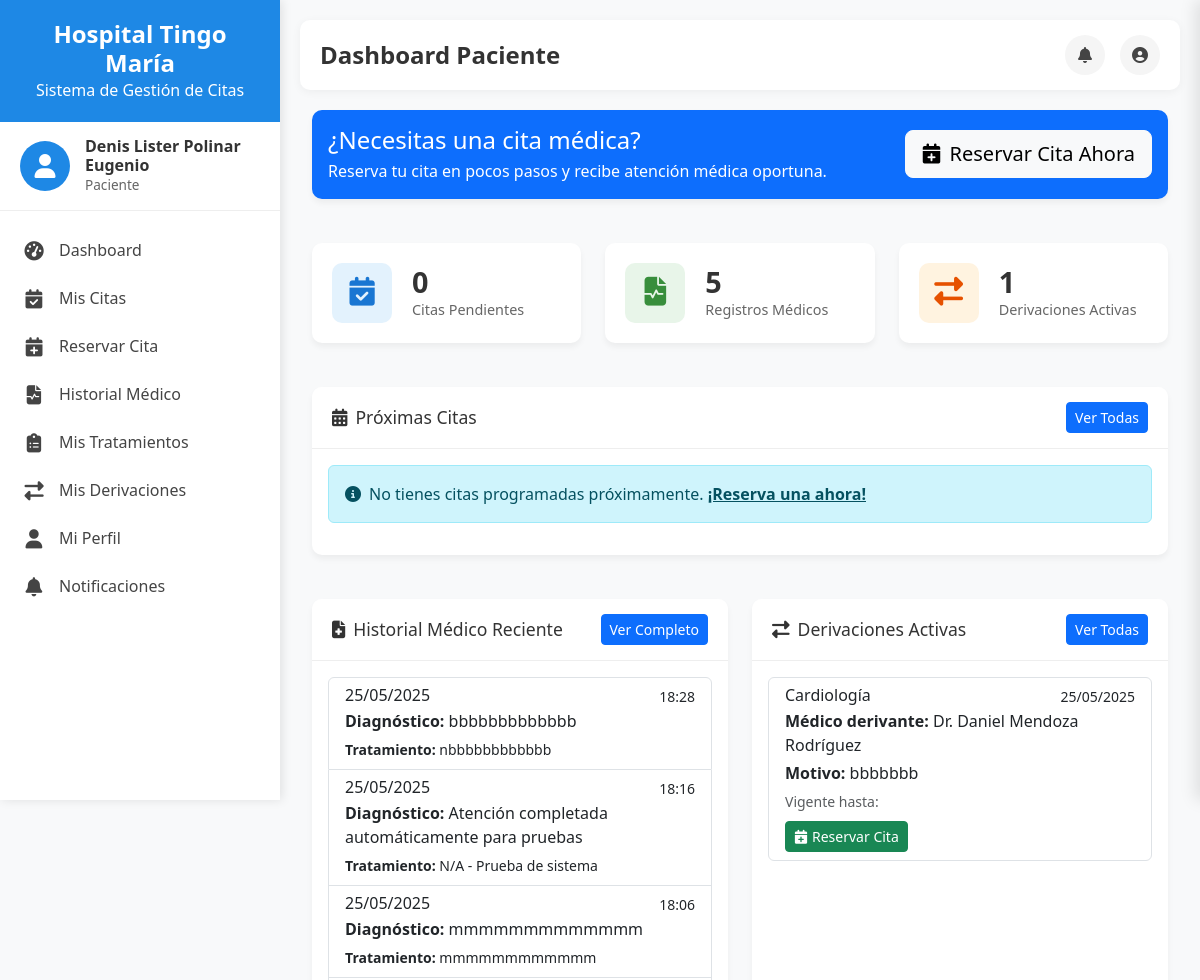
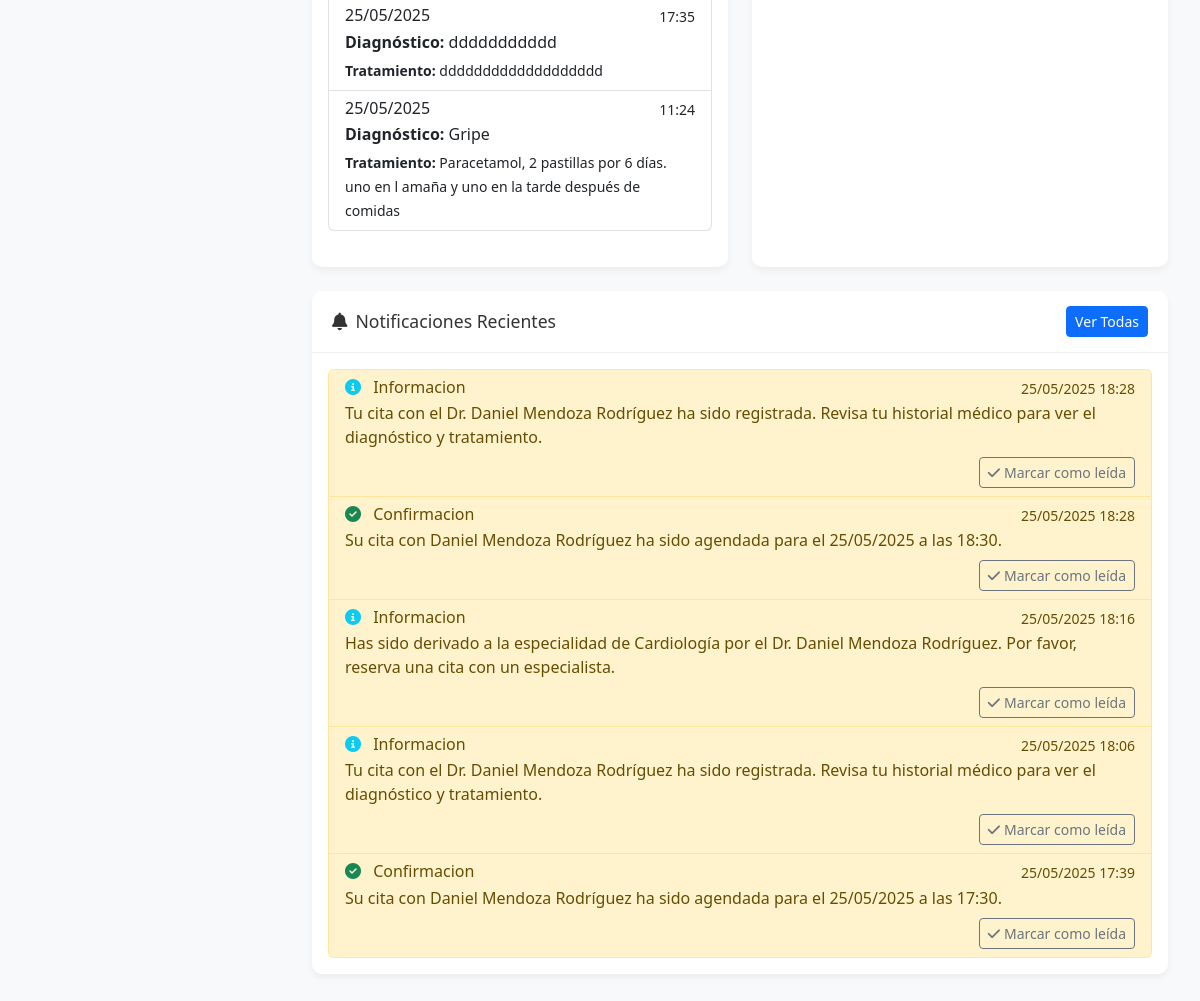
Before: /dashboard/paciente/ (signed in) with the older database file (2 pictures, top to bottom).
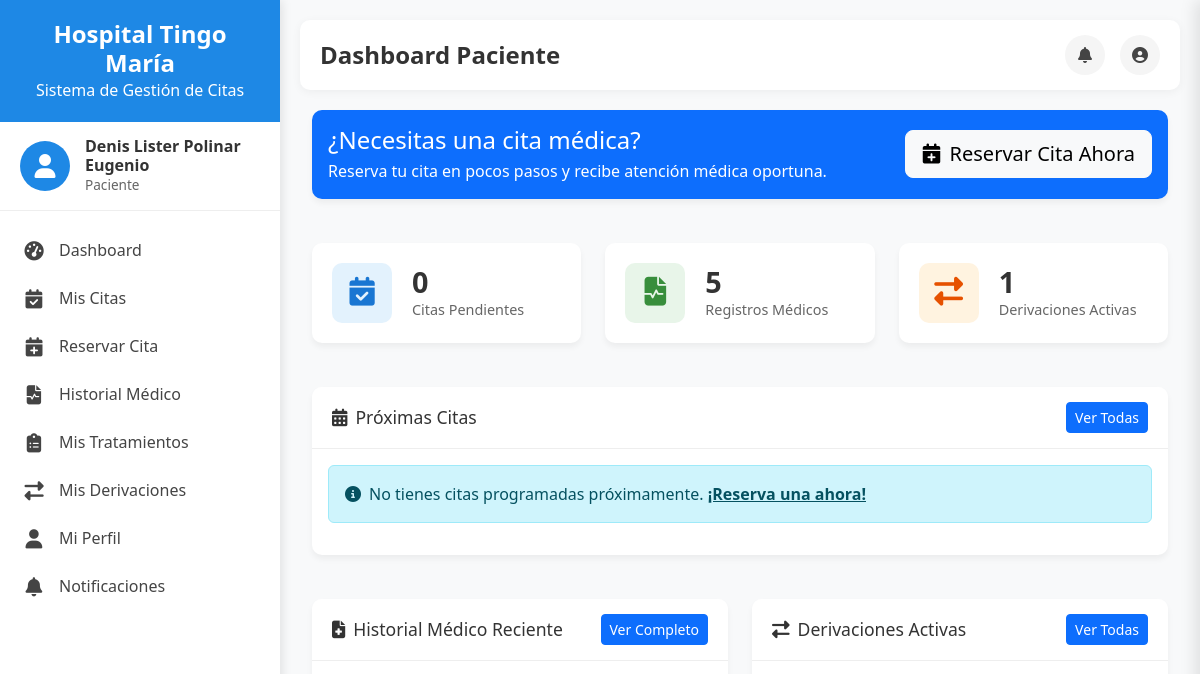
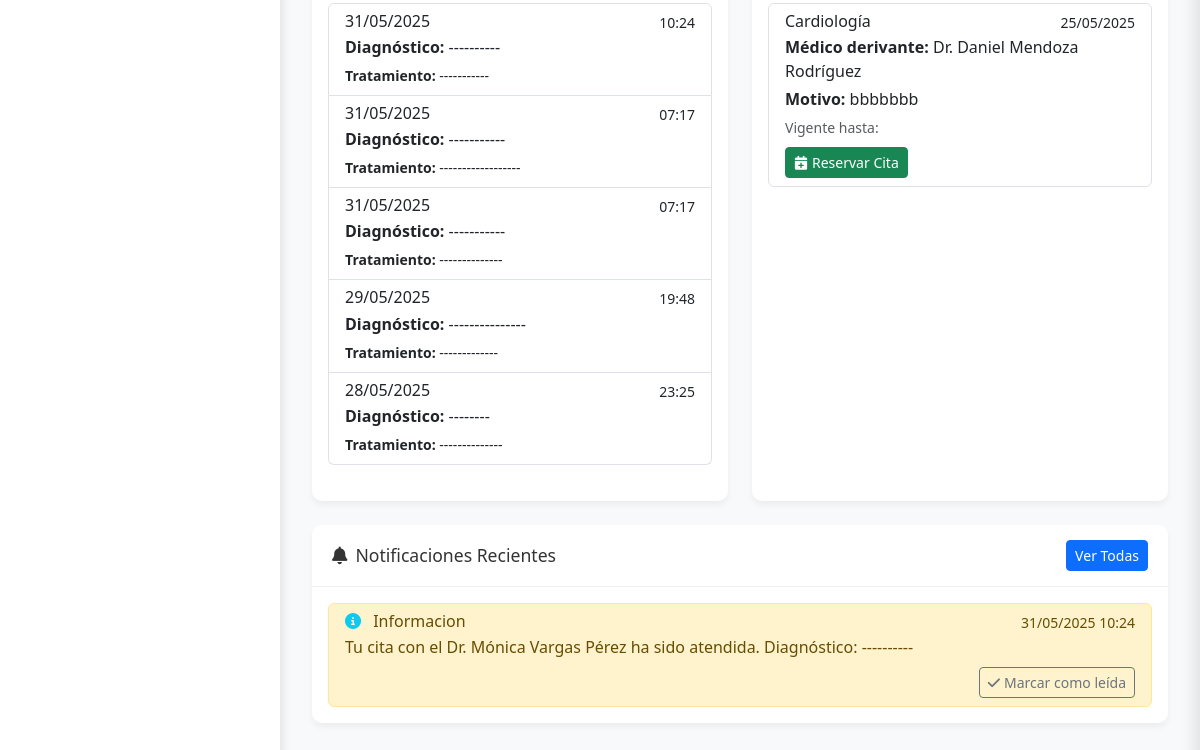
After: the same page with the newer database file (2 pictures, top to bottom).
### core/models.py (models this page shows, shortened)
class HistorialMedico(models.Model):
    paciente = models.ForeignKey(Paciente, on_delete=models.CASCADE, related_name='historiales')
    fecha = models.DateTimeField(auto_now_add=True)
    diagnostico = models.TextField()
    tratamiento = models.TextField()
    observaciones = models.TextField(blank=True)
    class Meta:
        verbose_name = 'Historial Médico'
        verbose_name_plural = 'Historiales Médicos'
        ordering = ['-fecha']

class Derivacion(models.Model):
    paciente = models.ForeignKey(Paciente, on_delete=models.CASCADE, related_name='derivaciones')
    medico_origen = models.ForeignKey(Medico, on_delete=models.CASCADE, related_name='derivaciones_realizadas')
    especialidad_destino = models.ForeignKey(Especialidad, on_delete=models.CASCADE, related_name='derivaciones_recibidas')
    fecha_derivacion = models.DateField(auto_now_add=True)
    motivo = models.TextField()
    vigencia_dias = models.PositiveIntegerField(default=30)
    estado = models.CharField(max_length=15, choices=ESTADO_DERIVACION_CHOICES, default='pendiente')
    cita_agendada = models.BooleanField(default=False)
    class Meta:
        verbose_name = 'Derivación'
        verbose_name_plural = 'Derivaciones'

class Especialidad(models.Model):
    nombre = models.CharField(max_length=100)
    descripcion = models.TextField(blank=True)
    acceso_directo = models.BooleanField(default=False, help_text='Si puede ser agendada sin derivación previa')
    class Meta:
        verbose_name = 'Especialidad'
        verbose_name_plural = 'Especialidades'

class Medico(models.Model):
    usuario = models.OneToOneField(Usuario, on_delete=models.CASCADE, related_name='medico')
    cmp = models.CharField(max_length=10, verbose_name='Código Médico Profesional')
    especialidad = models.ForeignKey(Especialidad, on_delete=models.CASCADE, related_name='medicos')
    class Meta:
        verbose_name = 'Médico'
        verbose_name_plural = 'Médicos'

class Usuario(AbstractUser):
    nombres = models.CharField(max_length=100, blank=True)
    apellidos = models.CharField(max_length=100, blank=True)
    dni = models.CharField(max_length=8, unique=True, null=True, blank=True)
    telefono = models.CharField(max_length=15, blank=True)
    direccion = models.TextField(blank=True)
    fecha_nacimiento = models.DateField(null=True, blank=True)
    sexo = models.CharField(max_length=1, choices=SEXO_CHOICES, blank=True)
    rol = models.ForeignKey(Rol, on_delete=models.SET_NULL, null=True, related_name='usuarios')
    foto_perfil = models.ImageField(upload_to='fotos_perfil/', null=True, blank=True)
    class Meta:
        verbose_name = 'Usuario'
        verbose_name_plural = 'Usuarios'

class Notificacion(models.Model):
    usuario = models.ForeignKey(Usuario, on_delete=models.CASCADE, related_name='notificaciones')
    mensaje = models.TextField()
    tipo = models.CharField(max_length=15, choices=TIPO_NOTIFICACION_CHOICES)
    fecha_envio = models.DateTimeField(auto_now_add=True)
    leido = models.BooleanField(default=False)
    importante = models.BooleanField(default=False)
    url_redireccion = models.CharField(max_length=255, blank=True, null=True, help_text="URL a la que redirigir al hacer clic en la notificación")
    objeto_relacionado = models.CharField(max_length=50, blank=True, null=True, help_text="Tipo de objeto relacionado (ej: 'cita', 'derivacion')")
    objeto_id = models.PositiveIntegerField(blank=True, null=True, help_text="ID del objeto relacionado")
    fecha_lectura = models.DateTimeField(null=True, blank=True)
    class Meta:
        verbose_name = 'Notificación'
        verbose_name_plural = 'Notificaciones'
        ordering = ['-fecha_envio']

### core/views.py (the view)
# urls.py: path('dashboard/paciente/', views.dashboard_paciente, name='dashboard_paciente'),
@login_required
def dashboard_paciente(request):
    if not request.user.rol or request.user.rol.nombre != 'Paciente':
        messages.error(request, 'No tienes permiso para acceder a esta pagina')
        return redirect('home')
    try:
        paciente = request.user.paciente
        proximas_citas = Cita.objects.filter(
            paciente=paciente,
            fecha__gte=timezone.now().date(),
            estado__in=['pendiente', 'confirmada']
        ).order_by('fecha', 'hora_inicio')[:5]
        historial = HistorialMedico.objects.filter(paciente=paciente).order_by('-fecha')[:5]
        derivaciones = Derivacion.objects.filter(
            paciente=paciente,
            estado='pendiente',
            fecha_derivacion__gte=timezone.now().date() - timedelta(days=30)
        )
        notificaciones = Notificacion.objects.filter(
            usuario=request.user,
            leido=False
        ).order_by('-fecha_envio')[:5]
        context = {
            'proximas_citas': proximas_citas,
            'historial': historial,
            'derivaciones': derivaciones,
            'notificaciones': notificaciones,
        }
        return render(request, 'dashboard/paciente/dashboard.html', context)
    except Paciente.DoesNotExist:
        messages.error(request, 'No se encontro el perfil de paciente')
        return redirect('home')

### core/templatetags/notification_filters.py (called while the page is built)
@register.filter
def get_notification_icon(tipo):
    iconos = {
        'confirmacion': 'check-circle',
        'recordatorio': 'clock',
        'cancelacion': 'times-circle',
        'advertencia': 'exclamation-triangle',
        'informacion': 'info-circle'
    }
    return iconos.get(tipo, 'bell')

### templates/dashboard/paciente/dashboard.html (shortened to what the changed rows need)
{% extends 'dashboard/base_dashboard.html' %}
{% block content %}
<div class="container-fluid">
    <div class="row">
        <div class="col-md-6 mb-4">
            <div class="card h-100">
                <div class="card-body">
                    {% if historial %}
                    <div class="list-group">
                        {% for registro in historial %}
                        <div class="list-group-item list-group-item-action">
                            <div class="d-flex w-100 justify-content-between">
                                <h6 class="mb-1">{{ registro.fecha|date:"d/m/Y" }}</h6>
                                <small>{{ registro.fecha|time:"H:i" }}</small>
                            </div>
                            <p class="mb-1"><strong>Diagnóstico:</strong> {{ registro.diagnostico|truncatechars:100 }}</p>
                            <small><strong>Tratamiento:</strong> {{ registro.tratamiento|truncatechars:100 }}</small>
                        </div>
                        {% endfor %}
                    </div>
                    {% else %}
                    <div class="alert alert-info">
                        <i class="fas fa-info-circle me-2"></i>No hay registros médicos disponibles.
                    </div>
                    {% endif %}
                </div>
            </div>
        </div>
        <div class="col-md-6 mb-4">
            <div class="card h-100">
                <div class="card-body">
                    {% if derivaciones %}
                    <div class="list-group">
                        {% for derivacion in derivaciones %}
                        <div class="list-group-item list-group-item-action">
                            <div class="d-flex w-100 justify-content-between">
                                <h6 class="mb-1">{{ derivacion.especialidad_destino.nombre }}</h6>
                                <small>{{ derivacion.fecha_derivacion|date:"d/m/Y" }}</small>
                            </div>
                            <p class="mb-1"><strong>Médico derivante:</strong> Dr. {{ derivacion.medico_origen.usuario.nombres }} {{ derivacion.medico_origen.usuario.apellidos }}</p>
                            <p class="mb-1"><strong>Motivo:</strong> {{ derivacion.motivo|truncatechars:100 }}</p>
                            <small class="text-muted">Vigente hasta: {{ derivacion.fecha_derivacion|date:"d/m/Y"|add:derivacion.vigencia_dias }}</small>
                            <div class="mt-2">
                                <a href="/citas/reservar/?derivacion={{ derivacion.id }}" class="btn btn-sm btn-success">
                                    <i class="fas fa-calendar-plus me-1"></i>Reservar Cita
                                </a>
                            </div>
                        </div>
                        {% endfor %}
                    </div>
                    {% else %}
                    <div class="alert alert-info">
                        <i class="fas fa-info-circle me-2"></i>No tienes derivaciones activas.
                    </div>
                    {% endif %}
                </div>
            </div>
        </div>
    </div>
    <div class="row">
        <div class="col-12 mb-4">
            <div class="card">
                <div class="card-body">
                    {% if notificaciones %}
                    <div class="list-group">
                        {% for notificacion in notificaciones %}
                        <div id="notificacion-{{ notificacion.id }}" class="list-group-item list-group-item-action {% if notificacion.importante %}list-group-item-warning{% endif %}">
                            <div class="d-flex w-100 justify-content-between">
                                <h6 class="mb-1">
                                    {% if notificacion.tipo == 'confirmacion' %}
                                    <i class="fas fa-check-circle text-success me-2"></i>
                                    {% elif notificacion.tipo == 'recordatorio' %}
                                    <i class="fas fa-clock text-primary me-2"></i>
                                    {% elif notificacion.tipo == 'cancelacion' %}
                                    <i class="fas fa-times-circle text-danger me-2"></i>
                                    {% elif notificacion.tipo == 'advertencia' %}
                                    <i class="fas fa-exclamation-triangle text-warning me-2"></i>
                                    {% else %}
                                    <i class="fas fa-info-circle text-info me-2"></i>
                                    {% endif %}
                                    {{ notificacion.tipo|title }}
                                </h6>
                                <small>{{ notificacion.fecha_envio|date:"d/m/Y H:i" }}</small>
                            </div>
                            <p class="mb-1">{{ notificacion.mensaje }}</p>
                            <div class="d-flex justify-content-end mt-2">
                                <button class="btn btn-sm btn-outline-secondary btn-marcar-leida" data-notificacion-id="{{ notificacion.id }}">
                                    <i class="fas fa-check me-1"></i>Marcar como leída
                                </button>
                            </div>
                        </div>
                        {% endfor %}
                    </div>
                    {% else %}
                    <div class="alert alert-info">
                        <i class="fas fa-info-circle me-2"></i>No tienes notificaciones sin leer.
                    </div>
                    {% endif %}
                </div>
            </div>
        </div>
    </div>
</div>
{% endblock %}
{% block extra_js %}
{% load static %}
{% endblock %}

Changed rows visible on the page:
no longer on this page (row unchanged): HistorialMedico: fecha "25/05/2025", fecha "18:28", diagnostico "bbbbbbbbbbbbb", tratamiento "nbbbbbbbbbbbb"
no longer on this page (row unchanged): HistorialMedico: fecha "25/05/2025", fecha "18:16", diagnostico "Atención completada automáticamente para pruebas", tratamiento "N/A - Prueba de sistema"
no longer on this page (row unchanged): HistorialMedico: fecha "25/05/2025", fecha "18:06", diagnostico "mmmmmmmmmmmmm", tratamiento "mmmmmmmmmmmm"
no longer on this page (row unchanged): HistorialMedico: fecha "25/05/2025", fecha "17:35", diagnostico "ddddddddddd", tratamiento "ddddddddddddddddddd"
no longer on this page (row unchanged): HistorialMedico: fecha "25/05/2025", fecha "11:24", diagnostico "Gripe", tratamiento "Paracetamol, 2 pastillas por 6 días. uno en l amaña y uno en la tarde después de comidas"
no longer on this page (row edited): Notificacion: tipo "Informacion", fecha_envio "25/05/2025 18:28", mensaje "Tu cita con el Dr. Daniel Mendoza Rodríguez ha sido registrada. Revisa tu historial médico para ver el diagnóstico y tratamiento."
no longer on this page (row edited): Notificacion: tipo "Confirmacion", fecha_envio "25/05/2025 18:28", mensaje "Su cita con Daniel Mendoza Rodríguez ha sido agendada para el 25/05/2025 a las 18:30."
no longer on this page (row edited): Notificacion: tipo "Informacion", fecha_envio "25/05/2025 18:16", mensaje "Has sido derivado a la especialidad de Cardiología por el Dr. Daniel Mendoza Rodríguez. Por favor, reserva una cita con un especialista."
no longer on this page (row edited): Notificacion: tipo "Informacion", fecha_envio "25/05/2025 18:06", mensaje "Tu cita con el Dr. Daniel Mendoza Rodríguez ha sido registrada. Revisa tu historial médico para ver el diagnóstico y tratamiento."
no longer on this page (row edited): Notificacion: tipo "Confirmacion", fecha_envio "25/05/2025 17:39", mensaje "Su cita con Daniel Mendoza Rodríguez ha sido agendada para el 25/05/2025 a las 17:30."
added HistorialMedico: fecha "31/05/2025", fecha "10:24", diagnostico "----------", tratamiento "-----------"
added HistorialMedico: fecha "31/05/2025", fecha "07:17", diagnostico "-----------", tratamiento "------------------"
added HistorialMedico: fecha "31/05/2025", fecha "07:17", diagnostico "-----------", tratamiento "--------------"
added HistorialMedico: fecha "29/05/2025", fecha "19:48", diagnostico "---------------", tratamiento "-------------"
added HistorialMedico: fecha "28/05/2025", fecha "23:25", diagnostico "--------", tratamiento "--------------"
added Notificacion: tipo "Informacion", fecha_envio "31/05/2025 10:24", mensaje "Tu cita con el Dr. Mónica Vargas Pérez ha sido atendida. Diagnóstico: ----------"
